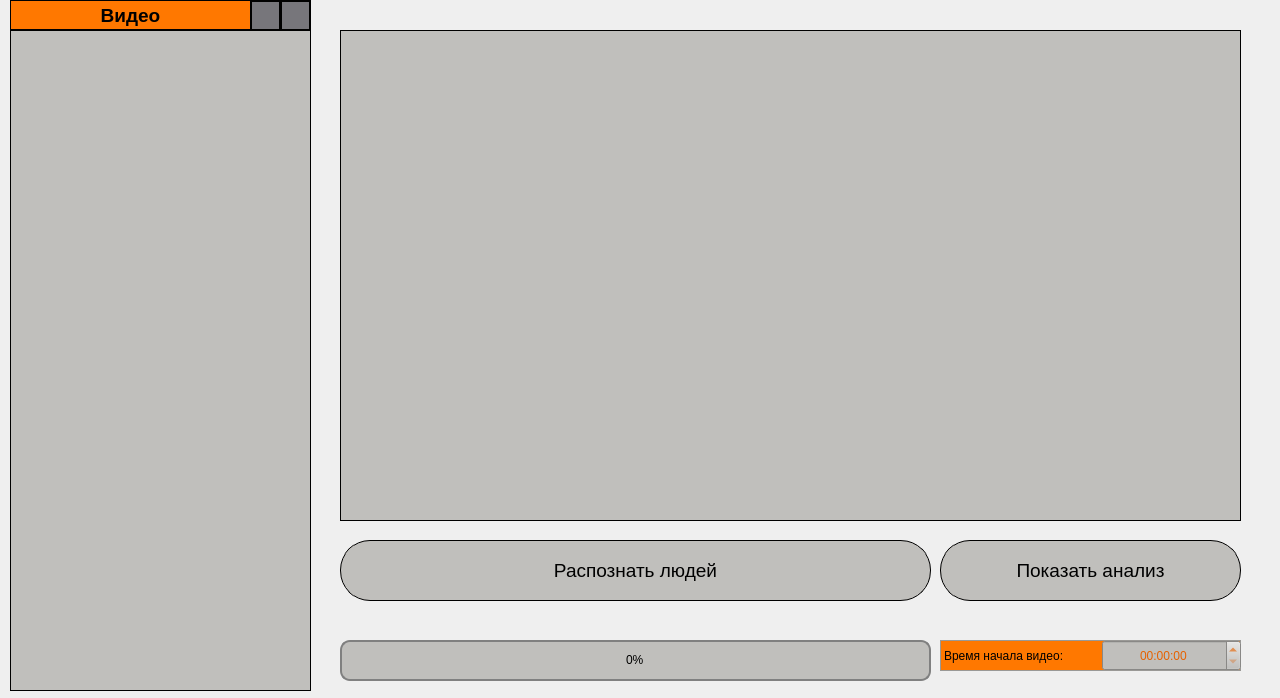
<?xml version="1.0" encoding="UTF-8"?>
<ui version="4.0">
 <class>MainWindow</class>
 <widget class="QMainWindow" name="MainWindow">
  <property name="enabled">
   <bool>true</bool>
  </property>
  <property name="geometry">
   <rect>
    <x>0</x>
    <y>0</y>
    <width>1280</width>
    <height>698</height>
   </rect>
  </property>
  <property name="font">
   <font>
    <weight>50</weight>
    <bold>false</bold>
    <underline>false</underline>
   </font>
  </property>
  <property name="mouseTracking">
   <bool>false</bool>
  </property>
  <property name="focusPolicy">
   <enum>Qt::StrongFocus</enum>
  </property>
  <property name="windowTitle">
   <string>Анализ людей на видеозаписи</string>
  </property>
  <property name="styleSheet">
   <string notr="true">background-color: rgb(239, 239, 239);</string>
  </property>
  <property name="unifiedTitleAndToolBarOnMac">
   <bool>false</bool>
  </property>
  <widget class="QWidget" name="centralwidget">
   <widget class="QListWidget" name="list_view">
    <property name="geometry">
     <rect>
      <x>10</x>
      <y>30</y>
      <width>301</width>
      <height>661</height>
     </rect>
    </property>
    <property name="font">
     <font>
      <pointsize>14</pointsize>
     </font>
    </property>
    <property name="cursor" stdset="0">
     <cursorShape>ArrowCursor</cursorShape>
    </property>
    <property name="focusPolicy">
     <enum>Qt::NoFocus</enum>
    </property>
    <property name="styleSheet">
     <string notr="true">QListView{
	background-color: rgb(192, 191, 188);
	border-color: rgb(0, 0, 0);
	border-style: solid;
	border-width: 1px;
	padding: 5px;
	padding-left: 5px;
}

QListView:item{
	border: 2px solid black;
	margin:5px;
	height:60px;
	width:240px;
}

QListView:item:selected{
	border: 1px solid black;
	background-color: rgba(255, 120, 0, 171);
}</string>
    </property>
    <property name="autoScroll">
     <bool>true</bool>
    </property>
    <property name="movement">
     <enum>QListView::Static</enum>
    </property>
    <property name="flow">
     <enum>QListView::LeftToRight</enum>
    </property>
    <property name="isWrapping" stdset="0">
     <bool>true</bool>
    </property>
    <property name="resizeMode">
     <enum>QListView::Fixed</enum>
    </property>
    <property name="layoutMode">
     <enum>QListView::SinglePass</enum>
    </property>
    <property name="spacing">
     <number>0</number>
    </property>
    <property name="gridSize">
     <size>
      <width>200</width>
      <height>70</height>
     </size>
    </property>
    <property name="viewMode">
     <enum>QListView::ListMode</enum>
    </property>
    <property name="modelColumn">
     <number>0</number>
    </property>
    <property name="uniformItemSizes">
     <bool>false</bool>
    </property>
    <property name="wordWrap">
     <bool>false</bool>
    </property>
    <property name="selectionRectVisible">
     <bool>true</bool>
    </property>
    <property name="currentRow">
     <number>-1</number>
    </property>
    <property name="sortingEnabled">
     <bool>false</bool>
    </property>
   </widget>
   <widget class="QLabel" name="l_videos">
    <property name="geometry">
     <rect>
      <x>10</x>
      <y>0</y>
      <width>241</width>
      <height>30</height>
     </rect>
    </property>
    <property name="font">
     <font>
      <pointsize>14</pointsize>
      <weight>75</weight>
      <bold>true</bold>
     </font>
    </property>
    <property name="styleSheet">
     <string notr="true">background-color: rgb(255, 120, 0);
border-color: rgb(0, 0, 0);
border-style: solid;
border-width: 1px;
</string>
    </property>
    <property name="text">
     <string>Видео</string>
    </property>
    <property name="alignment">
     <set>Qt::AlignCenter</set>
    </property>
   </widget>
   <widget class="QLabel" name="l_preview">
    <property name="geometry">
     <rect>
      <x>340</x>
      <y>30</y>
      <width>901</width>
      <height>491</height>
     </rect>
    </property>
    <property name="styleSheet">
     <string notr="true">background-color: rgb(192, 191, 188);
border-color: rgb(0, 0, 0);
border-style: solid;
border-width: 1px;</string>
    </property>
    <property name="text">
     <string/>
    </property>
   </widget>
   <widget class="QPushButton" name="btn_analyze">
    <property name="enabled">
     <bool>false</bool>
    </property>
    <property name="geometry">
     <rect>
      <x>340</x>
      <y>540</y>
      <width>591</width>
      <height>61</height>
     </rect>
    </property>
    <property name="palette">
     <palette>
      <active>
       <colorrole role="WindowText">
        <brush brushstyle="SolidPattern">
         <color alpha="255">
          <red>0</red>
          <green>0</green>
          <blue>0</blue>
         </color>
        </brush>
       </colorrole>
       <colorrole role="Button">
        <brush brushstyle="SolidPattern">
         <color alpha="255">
          <red>255</red>
          <green>120</green>
          <blue>0</blue>
         </color>
        </brush>
       </colorrole>
       <colorrole role="Text">
        <brush brushstyle="SolidPattern">
         <color alpha="255">
          <red>0</red>
          <green>0</green>
          <blue>0</blue>
         </color>
        </brush>
       </colorrole>
       <colorrole role="ButtonText">
        <brush brushstyle="SolidPattern">
         <color alpha="255">
          <red>0</red>
          <green>0</green>
          <blue>0</blue>
         </color>
        </brush>
       </colorrole>
       <colorrole role="Base">
        <brush brushstyle="SolidPattern">
         <color alpha="255">
          <red>255</red>
          <green>120</green>
          <blue>0</blue>
         </color>
        </brush>
       </colorrole>
       <colorrole role="Window">
        <brush brushstyle="SolidPattern">
         <color alpha="255">
          <red>255</red>
          <green>120</green>
          <blue>0</blue>
         </color>
        </brush>
       </colorrole>
       <colorrole role="PlaceholderText">
        <brush brushstyle="NoBrush">
         <color alpha="128">
          <red>0</red>
          <green>0</green>
          <blue>0</blue>
         </color>
        </brush>
       </colorrole>
      </active>
      <inactive>
       <colorrole role="WindowText">
        <brush brushstyle="SolidPattern">
         <color alpha="255">
          <red>0</red>
          <green>0</green>
          <blue>0</blue>
         </color>
        </brush>
       </colorrole>
       <colorrole role="Button">
        <brush brushstyle="SolidPattern">
         <color alpha="255">
          <red>255</red>
          <green>120</green>
          <blue>0</blue>
         </color>
        </brush>
       </colorrole>
       <colorrole role="Text">
        <brush brushstyle="SolidPattern">
         <color alpha="255">
          <red>0</red>
          <green>0</green>
          <blue>0</blue>
         </color>
        </brush>
       </colorrole>
       <colorrole role="ButtonText">
        <brush brushstyle="SolidPattern">
         <color alpha="255">
          <red>0</red>
          <green>0</green>
          <blue>0</blue>
         </color>
        </brush>
       </colorrole>
       <colorrole role="Base">
        <brush brushstyle="SolidPattern">
         <color alpha="255">
          <red>255</red>
          <green>120</green>
          <blue>0</blue>
         </color>
        </brush>
       </colorrole>
       <colorrole role="Window">
        <brush brushstyle="SolidPattern">
         <color alpha="255">
          <red>255</red>
          <green>120</green>
          <blue>0</blue>
         </color>
        </brush>
       </colorrole>
       <colorrole role="PlaceholderText">
        <brush brushstyle="NoBrush">
         <color alpha="128">
          <red>0</red>
          <green>0</green>
          <blue>0</blue>
         </color>
        </brush>
       </colorrole>
      </inactive>
      <disabled>
       <colorrole role="WindowText">
        <brush brushstyle="SolidPattern">
         <color alpha="255">
          <red>0</red>
          <green>0</green>
          <blue>0</blue>
         </color>
        </brush>
       </colorrole>
       <colorrole role="Button">
        <brush brushstyle="SolidPattern">
         <color alpha="255">
          <red>192</red>
          <green>191</green>
          <blue>188</blue>
         </color>
        </brush>
       </colorrole>
       <colorrole role="Text">
        <brush brushstyle="SolidPattern">
         <color alpha="255">
          <red>0</red>
          <green>0</green>
          <blue>0</blue>
         </color>
        </brush>
       </colorrole>
       <colorrole role="ButtonText">
        <brush brushstyle="SolidPattern">
         <color alpha="255">
          <red>0</red>
          <green>0</green>
          <blue>0</blue>
         </color>
        </brush>
       </colorrole>
       <colorrole role="Base">
        <brush brushstyle="SolidPattern">
         <color alpha="255">
          <red>192</red>
          <green>191</green>
          <blue>188</blue>
         </color>
        </brush>
       </colorrole>
       <colorrole role="Window">
        <brush brushstyle="SolidPattern">
         <color alpha="255">
          <red>192</red>
          <green>191</green>
          <blue>188</blue>
         </color>
        </brush>
       </colorrole>
       <colorrole role="PlaceholderText">
        <brush brushstyle="SolidPattern">
         <color alpha="255">
          <red>0</red>
          <green>0</green>
          <blue>0</blue>
         </color>
        </brush>
       </colorrole>
      </disabled>
     </palette>
    </property>
    <property name="font">
     <font>
      <pointsize>14</pointsize>
      <weight>50</weight>
      <bold>false</bold>
     </font>
    </property>
    <property name="cursor">
     <cursorShape>PointingHandCursor</cursorShape>
    </property>
    <property name="styleSheet">
     <string notr="true">QPushButton {
	border-radius: 30px;
	background-color: rgb(255, 120, 0);
	border-style: solid;
	border-width: 1px;
	border-color: rgb(0, 0, 0);
}

QPushButton:disabled {
	background-color: rgb(192, 191, 188);
	color: rgb(0, 0, 0);
}

QPushButton:hover {
	background-color: qlineargradient(spread:reflect, x1:0.493, y1:0.488545, x2:1, y2:1, stop:0.189055 rgba(255, 120, 0, 255), stop:1 rgba(255, 232, 214, 255));
}</string>
    </property>
    <property name="text">
     <string>Распознать людей</string>
    </property>
   </widget>
   <widget class="QPushButton" name="btn_prev">
    <property name="enabled">
     <bool>false</bool>
    </property>
    <property name="geometry">
     <rect>
      <x>940</x>
      <y>540</y>
      <width>301</width>
      <height>61</height>
     </rect>
    </property>
    <property name="font">
     <font>
      <pointsize>14</pointsize>
      <weight>50</weight>
      <bold>false</bold>
     </font>
    </property>
    <property name="cursor">
     <cursorShape>PointingHandCursor</cursorShape>
    </property>
    <property name="styleSheet">
     <string notr="true">QPushButton {
	border-radius: 30px;
	background-color: rgb(255, 120, 0);
	border-style: solid;
	border-width: 1px;
	border-color: rgb(0, 0, 0);
}

QPushButton:disabled {
	background-color: rgb(192, 191, 188);
	color: rgb(0, 0, 0);
}

QPushButton:hover {
	background-color: qlineargradient(spread:reflect, x1:0.493, y1:0.488545, x2:1, y2:1, stop:0.189055 rgba(255, 120, 0, 255), stop:1 rgba(255, 232, 214, 255));
}</string>
    </property>
    <property name="text">
     <string>Показать анализ</string>
    </property>
   </widget>
   <widget class="QProgressBar" name="progress_bar">
    <property name="enabled">
     <bool>true</bool>
    </property>
    <property name="geometry">
     <rect>
      <x>340</x>
      <y>640</y>
      <width>591</width>
      <height>41</height>
     </rect>
    </property>
    <property name="palette">
     <palette>
      <active>
       <colorrole role="WindowText">
        <brush brushstyle="SolidPattern">
         <color alpha="255">
          <red>0</red>
          <green>0</green>
          <blue>0</blue>
         </color>
        </brush>
       </colorrole>
       <colorrole role="Button">
        <brush brushstyle="SolidPattern">
         <color alpha="255">
          <red>192</red>
          <green>191</green>
          <blue>188</blue>
         </color>
        </brush>
       </colorrole>
       <colorrole role="Text">
        <brush brushstyle="SolidPattern">
         <color alpha="255">
          <red>0</red>
          <green>0</green>
          <blue>0</blue>
         </color>
        </brush>
       </colorrole>
       <colorrole role="ButtonText">
        <brush brushstyle="SolidPattern">
         <color alpha="255">
          <red>0</red>
          <green>0</green>
          <blue>0</blue>
         </color>
        </brush>
       </colorrole>
       <colorrole role="Base">
        <brush brushstyle="SolidPattern">
         <color alpha="255">
          <red>192</red>
          <green>191</green>
          <blue>188</blue>
         </color>
        </brush>
       </colorrole>
       <colorrole role="Window">
        <brush brushstyle="SolidPattern">
         <color alpha="255">
          <red>192</red>
          <green>191</green>
          <blue>188</blue>
         </color>
        </brush>
       </colorrole>
       <colorrole role="PlaceholderText">
        <brush brushstyle="NoBrush">
         <color alpha="128">
          <red>0</red>
          <green>0</green>
          <blue>0</blue>
         </color>
        </brush>
       </colorrole>
      </active>
      <inactive>
       <colorrole role="WindowText">
        <brush brushstyle="SolidPattern">
         <color alpha="255">
          <red>0</red>
          <green>0</green>
          <blue>0</blue>
         </color>
        </brush>
       </colorrole>
       <colorrole role="Button">
        <brush brushstyle="SolidPattern">
         <color alpha="255">
          <red>192</red>
          <green>191</green>
          <blue>188</blue>
         </color>
        </brush>
       </colorrole>
       <colorrole role="Text">
        <brush brushstyle="SolidPattern">
         <color alpha="255">
          <red>0</red>
          <green>0</green>
          <blue>0</blue>
         </color>
        </brush>
       </colorrole>
       <colorrole role="ButtonText">
        <brush brushstyle="SolidPattern">
         <color alpha="255">
          <red>0</red>
          <green>0</green>
          <blue>0</blue>
         </color>
        </brush>
       </colorrole>
       <colorrole role="Base">
        <brush brushstyle="SolidPattern">
         <color alpha="255">
          <red>192</red>
          <green>191</green>
          <blue>188</blue>
         </color>
        </brush>
       </colorrole>
       <colorrole role="Window">
        <brush brushstyle="SolidPattern">
         <color alpha="255">
          <red>192</red>
          <green>191</green>
          <blue>188</blue>
         </color>
        </brush>
       </colorrole>
       <colorrole role="PlaceholderText">
        <brush brushstyle="NoBrush">
         <color alpha="128">
          <red>0</red>
          <green>0</green>
          <blue>0</blue>
         </color>
        </brush>
       </colorrole>
      </inactive>
      <disabled>
       <colorrole role="WindowText">
        <brush brushstyle="SolidPattern">
         <color alpha="255">
          <red>239</red>
          <green>239</green>
          <blue>239</blue>
         </color>
        </brush>
       </colorrole>
       <colorrole role="Button">
        <brush brushstyle="SolidPattern">
         <color alpha="255">
          <red>239</red>
          <green>239</green>
          <blue>239</blue>
         </color>
        </brush>
       </colorrole>
       <colorrole role="Text">
        <brush brushstyle="SolidPattern">
         <color alpha="255">
          <red>239</red>
          <green>239</green>
          <blue>239</blue>
         </color>
        </brush>
       </colorrole>
       <colorrole role="ButtonText">
        <brush brushstyle="SolidPattern">
         <color alpha="255">
          <red>239</red>
          <green>239</green>
          <blue>239</blue>
         </color>
        </brush>
       </colorrole>
       <colorrole role="Base">
        <brush brushstyle="SolidPattern">
         <color alpha="255">
          <red>239</red>
          <green>239</green>
          <blue>239</blue>
         </color>
        </brush>
       </colorrole>
       <colorrole role="Window">
        <brush brushstyle="SolidPattern">
         <color alpha="255">
          <red>239</red>
          <green>239</green>
          <blue>239</blue>
         </color>
        </brush>
       </colorrole>
       <colorrole role="PlaceholderText">
        <brush brushstyle="SolidPattern">
         <color alpha="255">
          <red>239</red>
          <green>239</green>
          <blue>239</blue>
         </color>
        </brush>
       </colorrole>
      </disabled>
     </palette>
    </property>
    <property name="styleSheet">
     <string notr="true">QProgressBar {
	background-color: rgb(192, 191, 188);
	border: 2px solid grey;
	border-radius: 10px;
	text-align: center;
	padding-left:4px;
	padding-right:4px;
}

QProgressBar:chunk {
	background-color: rgb(255, 120, 0);
    width: 10px;
    margin: 1px;
}

QProgressBar:disabled {
	background-color: rgb(239, 239, 239);
	border: 2px solid rgb(239, 239, 239);
	color: rgb(239, 239, 239);
}
</string>
    </property>
    <property name="value">
     <number>0</number>
    </property>
    <property name="textVisible">
     <bool>true</bool>
    </property>
    <property name="invertedAppearance">
     <bool>false</bool>
    </property>
   </widget>
   <widget class="QLabel" name="l_videoname">
    <property name="geometry">
     <rect>
      <x>350</x>
      <y>7</y>
      <width>881</width>
      <height>20</height>
     </rect>
    </property>
    <property name="font">
     <font>
      <pointsize>14</pointsize>
     </font>
    </property>
    <property name="text">
     <string/>
    </property>
    <property name="alignment">
     <set>Qt::AlignCenter</set>
    </property>
   </widget>
   <widget class="QLabel" name="l_appear">
    <property name="geometry">
     <rect>
      <x>940</x>
      <y>640</y>
      <width>301</width>
      <height>31</height>
     </rect>
    </property>
    <property name="styleSheet">
     <string notr="true">border-color: rgb(154, 153, 150);
border-style: solid;
border-width: 1px;
background-color: rgb(255, 120, 0);</string>
    </property>
    <property name="text">
     <string>Время начала видео:</string>
    </property>
   </widget>
   <widget class="QTimeEdit" name="input_appear">
    <property name="geometry">
     <rect>
      <x>1102</x>
      <y>640</y>
      <width>139</width>
      <height>31</height>
     </rect>
    </property>
    <property name="font">
     <font>
      <weight>50</weight>
      <bold>false</bold>
     </font>
    </property>
    <property name="styleSheet">
     <string notr="true">background-color: rgb(192, 191, 188);
color: rgb(230, 97, 0);
border-color: rgb(0, 0, 0);

</string>
    </property>
    <property name="alignment">
     <set>Qt::AlignCenter</set>
    </property>
    <property name="displayFormat">
     <string>HH:mm:ss</string>
    </property>
   </widget>
   <widget class="QPushButton" name="btn_dir">
    <property name="geometry">
     <rect>
      <x>250</x>
      <y>0</y>
      <width>31</width>
      <height>31</height>
     </rect>
    </property>
    <property name="styleSheet">
     <string notr="true">QPushButton {
	border-radius: 30px;
	background-color: rgb(119, 118, 123);
	border-style: solid;
	border-width: 2px;
	border-color: rgb(0, 0, 0);
}</string>
    </property>
    <property name="text">
     <string/>
    </property>
    <property name="icon">
     <iconset>
      <normaloff>pyqt_resources/icon_directory.svg</normaloff>pyqt_resources/icon_directory.svg</iconset>
    </property>
    <property name="iconSize">
     <size>
      <width>21</width>
      <height>21</height>
     </size>
    </property>
    <property name="checkable">
     <bool>false</bool>
    </property>
   </widget>
   <widget class="QPushButton" name="btn_refresh">
    <property name="geometry">
     <rect>
      <x>280</x>
      <y>0</y>
      <width>31</width>
      <height>31</height>
     </rect>
    </property>
    <property name="styleSheet">
     <string notr="true">QPushButton {
	border-radius: 30px;
	background-color: rgb(119, 118, 123);
	border-style: solid;
	border-width: 2px;
	border-color: rgb(0, 0, 0);
}</string>
    </property>
    <property name="text">
     <string/>
    </property>
    <property name="icon">
     <iconset>
      <normaloff>pyqt_resources/icon_refresh.svg</normaloff>pyqt_resources/icon_refresh.svg</iconset>
    </property>
    <property name="iconSize">
     <size>
      <width>21</width>
      <height>21</height>
     </size>
    </property>
   </widget>
  </widget>
 </widget>
 <resources/>
 <connections/>
</ui>
